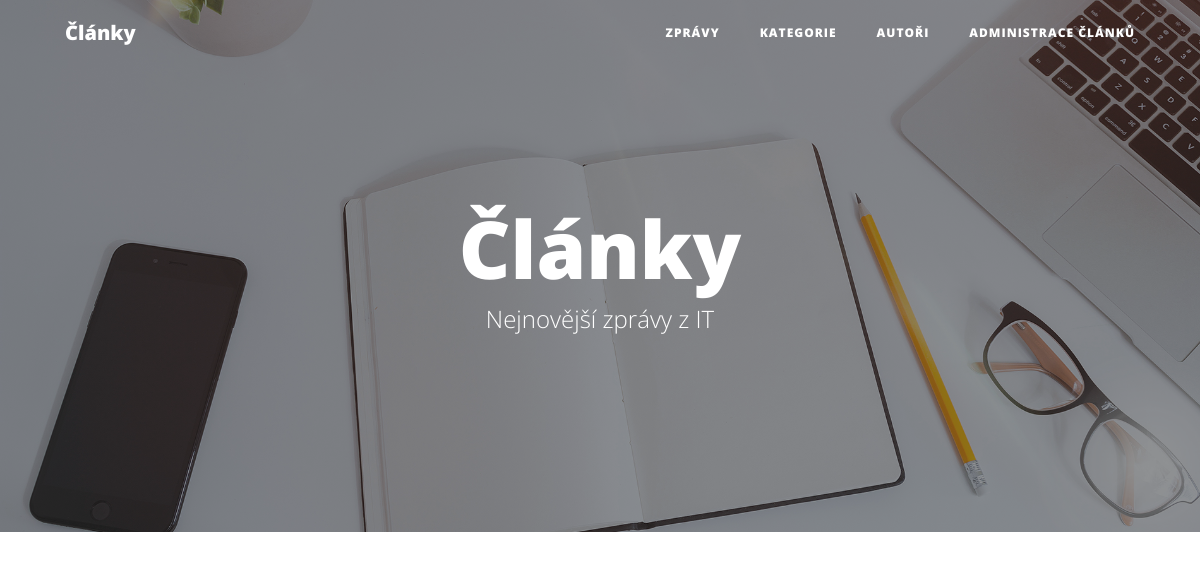
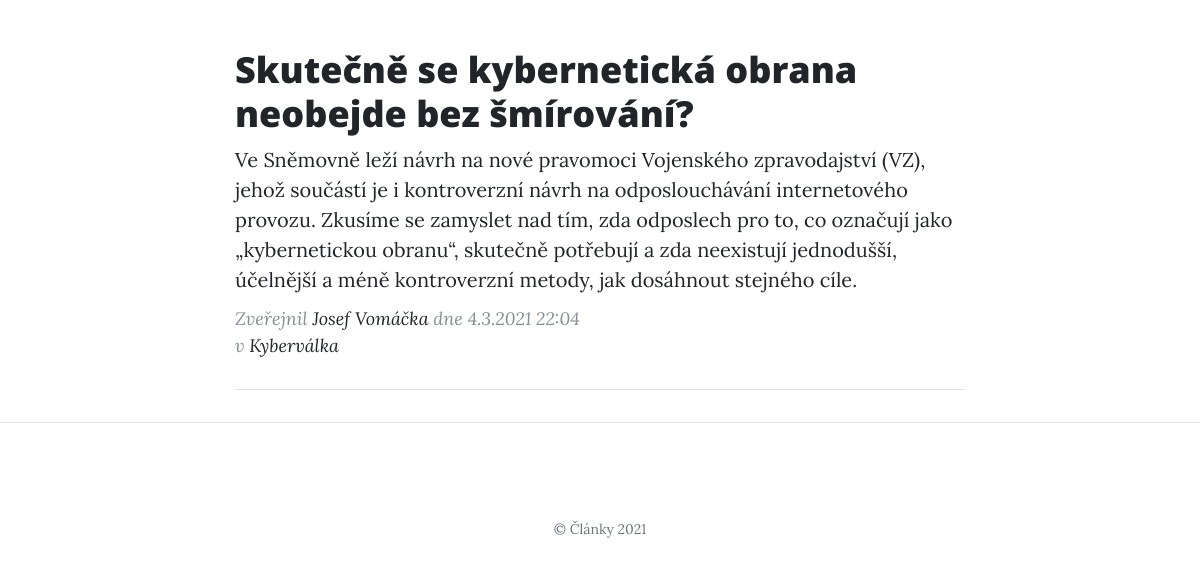
Before: / with the older database file (2 pictures, top to bottom).
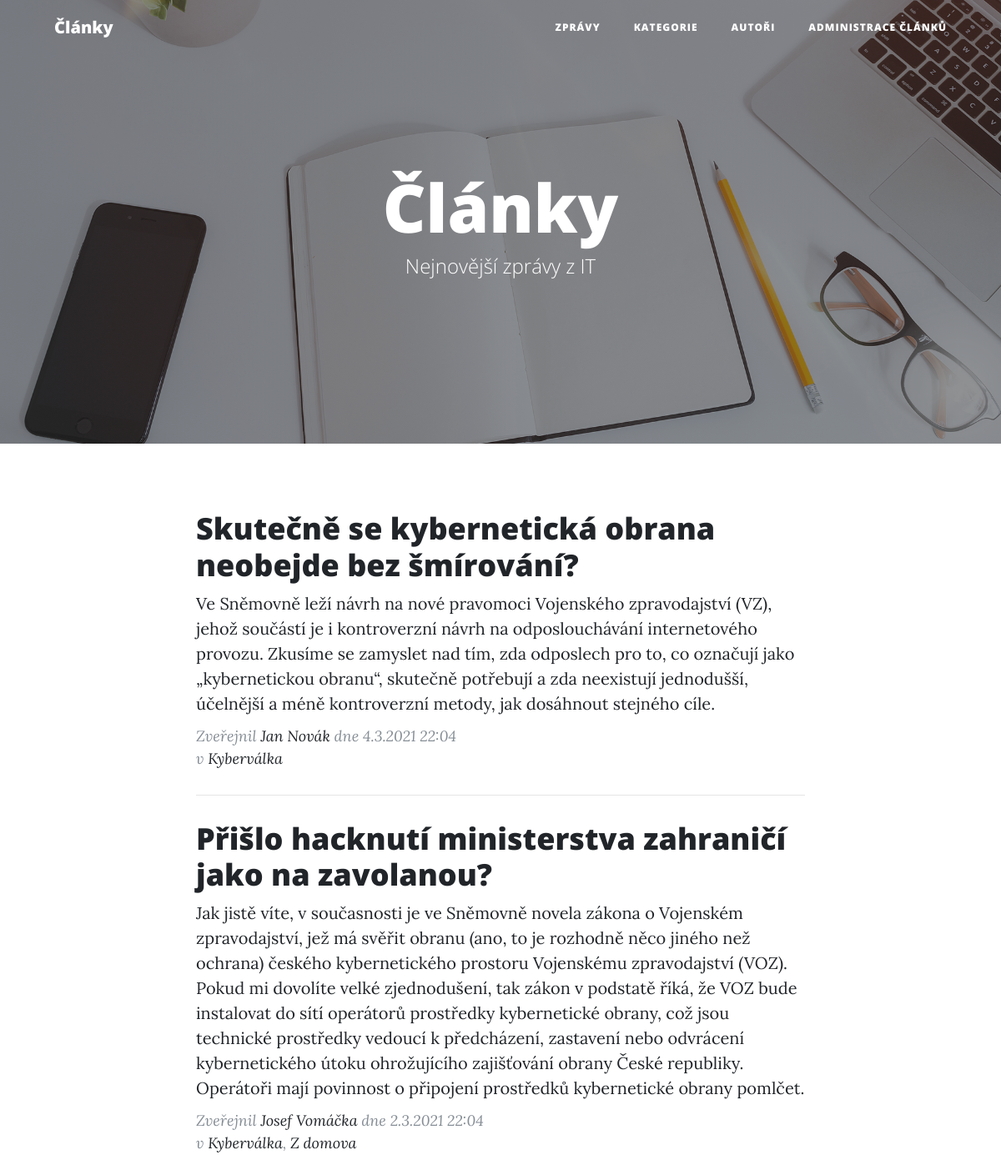
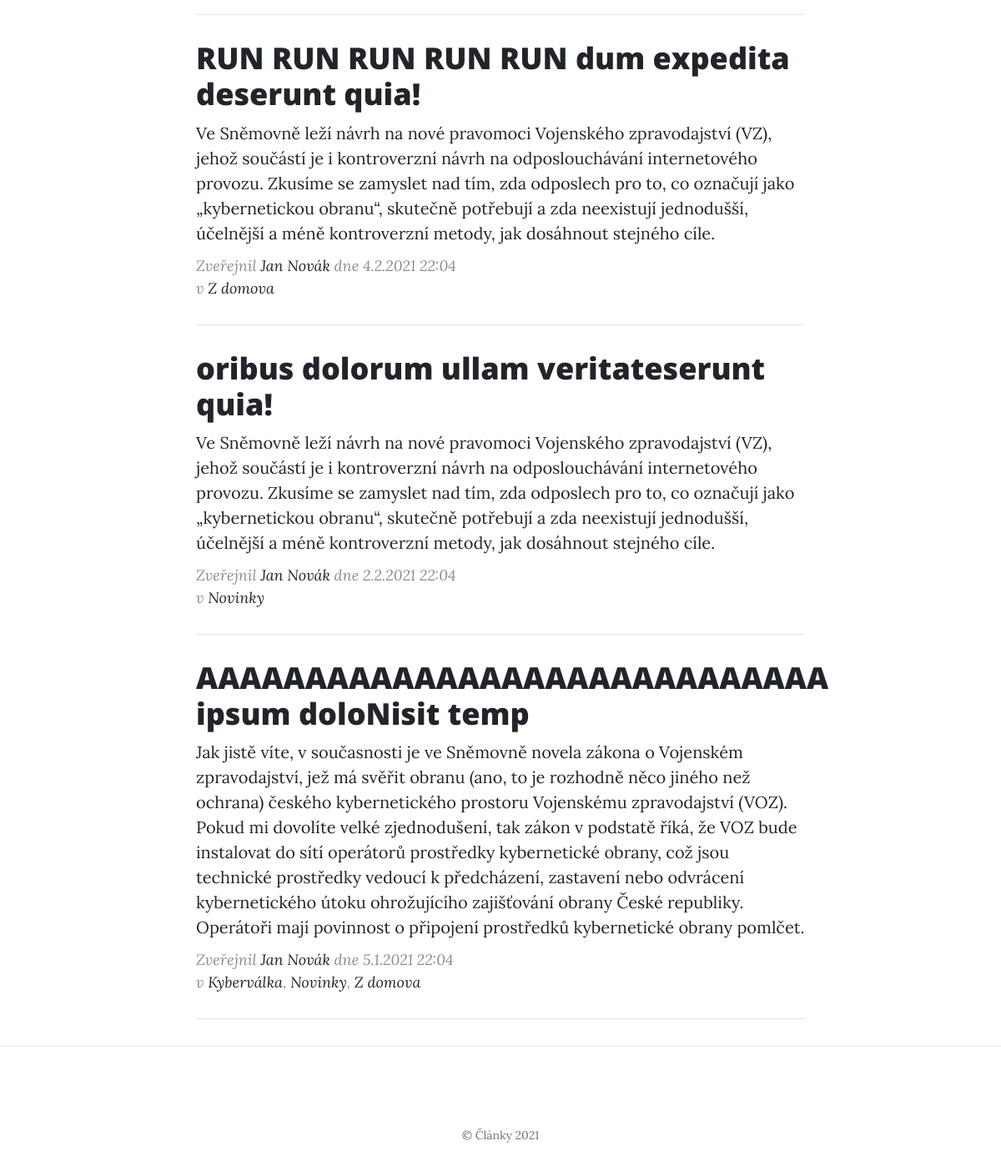
After: the same page with the newer database file (2 pictures, top to bottom).
### tables this page shows
CREATE TABLE `article` (
  `id` int(10) UNSIGNED NOT NULL,
  `user_id` int(10) UNSIGNED DEFAULT NULL,
  `title` varchar(150) NOT NULL,
  `perex` text NOT NULL,
  `text` text NOT NULL,
  `created_at` datetime NOT NULL DEFAULT current_timestamp(),
  `published` tinyint(1) NOT NULL DEFAULT 0
);

CREATE TABLE `user` (
  `id` int(10) UNSIGNED NOT NULL,
  `email` varchar(50) NOT NULL,
  `password` varchar(255) NOT NULL,
  `name` varchar(30) NOT NULL
);

CREATE TABLE `category` (
  `id` int(10) UNSIGNED NOT NULL,
  `name` varchar(50) NOT NULL
);

### php/templates/article_list.php (called while the page is built)
<?php
include "./php/partials/document_start.php";
include "./php/partials/article_list.php";
include "./php/partials/document_end.php";

### index.php (called while the page is built, shortened)
<?php
require_once "./php/Application.php";
$db = new Database();
$ar = new ArticleRepository($db);
$articles = $ar->getArticlesLast5();
$title = "Články";
$heading = $title;
$subheading = "Nejnovější zprávy z IT";
$header_background = "img/home-bg.jpg";
include "./php/templates/article_list.php";

### php/Application.php (called while the page is built, shortened)
<?php
class Application
{
    public static function loadModel($className)
    {
        $filename = "./php/model/" . $className . ".php";
    }
}

### php/model/Database.php (called while the page is built, shortened)
<?php
class Database
{
    private $conn;
    public function __construct()
    {
        $this->conn = new PDO(sprintf("mysql:host=%s;dbname=%s", self::HOST, self::DBNAME), self::USER, self::PASS, [
            PDO::ATTR_ERRMODE => PDO::ERRMODE_EXCEPTION
        ]);
        $this->conn->query("set names utf8");
    }
    public function select($sql, $params = [])
    {
        $stmt = $this->execute($sql, $params);
        return $stmt->fetchAll();
    }
    private function execute($sql, $params = [])
    {
        $stmt = $this->conn->prepare($sql);
        $stmt->execute($params);
        return $stmt;
    }
}

### php/model/BaseRepository.php (called while the page is built, shortened)
<?php
abstract class BaseRepository
{
    public function __construct(Database $db)
    {
        $this->db = $db;
    }
}

### php/model/ArticleRepository.php (called while the page is built, shortened)
<?php
class ArticleRepository extends BaseRepository
{
    public function getArticlesLast5()
    {
        $sql = "
            select
                article.*,
                user.name as user_name
            from article
                left join user on article.user_id = user.id
            where published = 1
            order by created_at desc
            limit 5
        ";
        $articles = $this->db->select($sql);
        return $this->addCategories($articles);
    }
    private function addCategories($articles)
    {
        $cr = new CategoryRepository($this->db);
        foreach ($articles as $key => $article) {
            $articles[$key]["categories"] = $cr->getCategoriesArticle($article["id"]);
        }
        return $articles;
    }
}

### php/model/CategoryRepository.php (called while the page is built, shortened)
<?php
class CategoryRepository extends BaseRepository
{
    public function getCategoriesArticle($article_id)
    {
        $sql = "
            select
                category.*
            from category
                inner join article_category on article_category.category_id = category.id
            where article_category.article_id = :article_id
        ";
        $params = [
            ":article_id" => $article_id
        ];
        $categories = $this->db->select($sql, $params);
        return $categories;
    }
}

### php/partials/article_meta.php (the view)
<p class="article-meta">Zveřejnil
  <a href="<?= "user.php?id=" . $article["user_id"] ?>"><?= $article["user_name"] ?></a>
  dne <?= date_format(date_create($article["created_at"]), "j.n.Y G:i") ?>
  <br>
  <?php
  $category_anchors = $article["categories"];
  array_walk($category_anchors, function (&$category) {
    $category = "<a href=\"category.php?id=" . $category["id"] . "\">" . $category["name"] . "</a>";
  });
  echo "v " . join(", ", $category_anchors);
  ?>
</p>

### php/partials/document_start.php (shortened to what this page needs)
<!DOCTYPE html>
<html lang="cs">
<head>
  <link rel="stylesheet" href="https://cdn.jsdelivr.net/npm/bootstrap@4.6.0/dist/css/bootstrap.min.css">
  <link href="css/clean-blog.css" rel="stylesheet">
</head>
<body>
  <nav class="navbar navbar-expand-lg navbar-light fixed-top" id="mainNav">
    <div class="container">
      <a class="navbar-brand" href="index.php">Články</a>
      <div class="collapse navbar-collapse" id="navbarResponsive">
        <ul class="navbar-nav ml-auto">
          <li class="nav-item">
            <a class="nav-link" href="index.php">Zprávy</a>
          </li>
          <li class="nav-item">
            <a class="nav-link" href="categories.php">Kategorie</a>
          </li>
          <li class="nav-item">
            <a class="nav-link" href="users.php">Autoři</a>
          </li>
          <li class="nav-item">
            <a class="nav-link" href="administration.php">Administrace článků</a>
          </li>
        </ul>
      </div>
    </div>
  </nav>
  <header class="masthead" <?= empty($header_background) ? "" : "style=\"background-image: url('$header_background')\"" ?>>
    <div class="overlay"></div>
    <div class="container">
      <div class="row">
        <div class="col-lg-8 col-md-10 mx-auto">
          <?php
          include "./php/partials/header_$header_type.php";
          ?>
        </div>
      </div>
    </div>
  </header>
  <div class="container">
    <div class="row">
      <div class="col-lg-8 col-md-10 mx-auto">

### php/partials/header_site.php
<div class="site-heading">
  <h1><?= empty($heading) ? "" : $heading ?></h1>
  <span class="subheading"><?= empty($subheading) ? "" : $subheading ?></span>
</div>

### php/partials/article_list.php
<?php
foreach($articles as $article) {
    if ($article["published"] == 1) {
        include "./php/partials/article_preview.php";
    }
}

### php/partials/article_preview.php
<div class="article-preview">
  <a href="<?= "article.php?id=" . $article["id"] ?>">
    <h2 class="article-title">
      <?= $article["title"] ?>
    </h2>
    <p class="article-subtitle">
      <?= $article["perex"] ?>
    </p>
  </a>
  <?php include "./php/partials/article_meta.php"; ?>
</div>
<hr>

### php/partials/document_end.php (shortened to what this page needs)
      </div>
    </div>
  </div>
  <hr>
  <footer>
    <div class="container">
      <div class="row">
        <div class="col-lg-8 col-md-10 mx-auto">
          <p class="copyright text-muted">&copy; Články 2021</p>
        </div>
      </div>
    </div>
  </footer>
</body>
</html>

### css/clean-blog.css (style rules this page uses)
body { font-size: 20px; color: #212529; font-family: "Lora", "Times New Roman", serif; }
p { line-height: 1.5; margin: 30px 0; }
p a { text-decoration: underline; }
h1, h2, h3, h4, h5, h6 { font-weight: 800; font-family: "Open Sans", "Helvetica Neue", Helvetica, Arial, sans-serif; }
a { color: #212529; transition: all 0.2s; }
#mainNav { position: absolute; border-bottom: 1px solid #e9ecef; background-color: white; font-family: "Open Sans", "Helvetica Neue", Helvetica, Arial, sans-serif; }
#mainNav .navbar-brand { font-weight: 800; color: #343a40; }
#mainNav .navbar-nav > li.nav-item > a { font-size: 12px; font-weight: 800; letter-spacing: 1px; text-transform: uppercase; }
@media only screen and (min-width: 992px) { #mainNav { border-bottom: 1px solid transparent; background: transparent; } }
@media only screen and (min-width: 992px) { #mainNav .navbar-brand { padding: 10px 20px; color: #fff; } }
@media only screen and (min-width: 992px) { #mainNav .navbar-nav > li.nav-item > a { padding: 10px 20px; color: #fff; } }
@media only screen and (min-width: 992px) { #mainNav { transition: background-color 0.2s; transform: translate3d(0, 0, 0); -webkit-backface-visibility: hidden; backface-visibility: hidden; } }
header.masthead { margin-bottom: 50px; background: no-repeat center center; background-color: #868e96; background-attachment: scroll; position: relative; background-size: cover; }
header.masthead .overlay { position: absolute; top: 0; left: 0; height: 100%; width: 100%; background-color: #212529; opacity: 0.5; }
header.masthead .page-heading, header.masthead .article-heading, header.masthead .site-heading { padding: 200px 0 150px; color: white; }
@media only screen and (min-width: 768px) { header.masthead .page-heading, header.masthead .article-heading, header.masthead .site-heading { padding: 200px 0; } }
header.masthead .page-heading, header.masthead .site-heading { text-align: center; }
header.masthead .page-heading h1, header.masthead .site-heading h1 { font-size: 50px; margin-top: 0; }
header.masthead .page-heading .subheading, header.masthead .site-heading .subheading { font-size: 24px; font-weight: 300; line-height: 1.1; display: block; margin: 10px 0 0; font-family: "Open Sans", "Helvetica Neue", Helvetica, Arial, sans-serif; }
@media only screen and (min-width: 768px) { header.masthead .page-heading h1, header.masthead .site-heading h1 { font-size: 80px; } }
.article-preview > a { color: #212529; }
.article-preview > a > .article-title { font-size: 30px; margin-top: 30px; margin-bottom: 10px; }
.article-preview > a > .article-subtitle { font-weight: 300; margin: 0 0 10px; }
.article-meta { font-size: 18px; font-style: italic; margin-top: 0; color: #868e96; }
.article-meta > a { text-decoration: none; color: #212529; }
@media only screen and (min-width: 768px) { .article-preview > a > .article-title { font-size: 36px; } }
footer { padding: 50px 0 65px; }
footer .copyright { font-size: 14px; margin-bottom: 0; text-align: center; }

Changed rows visible on the page:
changed article "Skutečně se kybernetická obrana neobejde bez šmírování?": user.name "Josef Vomáčka" → "Jan Novák"
now on this page (row edited): article: title "Přišlo hacknutí ministerstva zahraničí jako na zavolanou?", perex "Jak jistě víte, v současnosti je ve Sněmovně novela zákona o Vojenském zpravodajství, jež má svěřit obranu (ano, to je rozhodně něco jiného než ochrana) českého kybernetického prostoru Vojenskému zpravodajství (VOZ). Pokud mi dovolíte velké zjednodušení, tak zákon v podstatě říká, že VOZ bude instalovat do sítí operátorů prostředky kybernetické obrany, což jsou technické prostředky vedoucí k předcházení, zastavení nebo odvrácení kybernetického útoku ohrožujícího zajišťování obrany České republiky. Operátoři mají povinnost o připojení prostředků kybernetické obrany pomlčet.", user.name "Josef Vomáčka", created_at "2.3.2021 22:04", $category["name"] "Kyberválka", category_anchors ","
added category: name "Z domova"
added article: title "RUN RUN RUN RUN RUN dum expedita deserunt quia!", perex "Ve Sněmovně leží návrh na nové pravomoci Vojenského zpravodajství (VZ), jehož součástí je i kontroverzní návrh na odposlouchávání internetového provozu. Zkusíme se zamyslet nad tím, zda odposlech pro to, co označují jako „kybernetickou obranu“, skutečně potřebují a zda neexistují jednodušší, účelnější a méně kontroverzní metody, jak dosáhnout stejného cíle.", user.name "Jan Novák", created_at "4.2.2021 22:04"
added article: title "oribus dolorum ullam veritateserunt quia!", perex "Ve Sněmovně leží návrh na nové pravomoci Vojenského zpravodajství (VZ), jehož součástí je i kontroverzní návrh na odposlouchávání internetového provozu. Zkusíme se zamyslet nad tím, zda odposlech pro to, co označují jako „kybernetickou obranu“, skutečně potřebují a zda neexistují jednodušší, účelnější a méně kontroverzní metody, jak dosáhnout stejného cíle.", user.name "Jan Novák", created_at "2.2.2021 22:04"
now on this page (row edited): category: name "Novinky"
added article: title "AAAAAAAAAAAAAAAAAAAAAAAAAAAAA ipsum doloNisit temp", perex "Jak jistě víte, v současnosti je ve Sněmovně novela zákona o Vojenském zpravodajství, jež má svěřit obranu (ano, to je rozhodně něco jiného než ochrana) českého kybernetického prostoru Vojenskému zpravodajství (VOZ). Pokud mi dovolíte velké zjednodušení, tak zákon v podstatě říká, že VOZ bude instalovat do sítí operátorů prostředky kybernetické obrany, což jsou technické prostředky vedoucí k předcházení, zastavení nebo odvrácení kybernetického útoku ohrožujícího zajišťování obrany České republiky. Operátoři mají povinnost o připojení prostředků kybernetické obrany pomlčet.", user.name "Jan Novák", created_at "5.1.2021 22:04", $category["name"] "Kyberválka", category_anchors ", ,"
